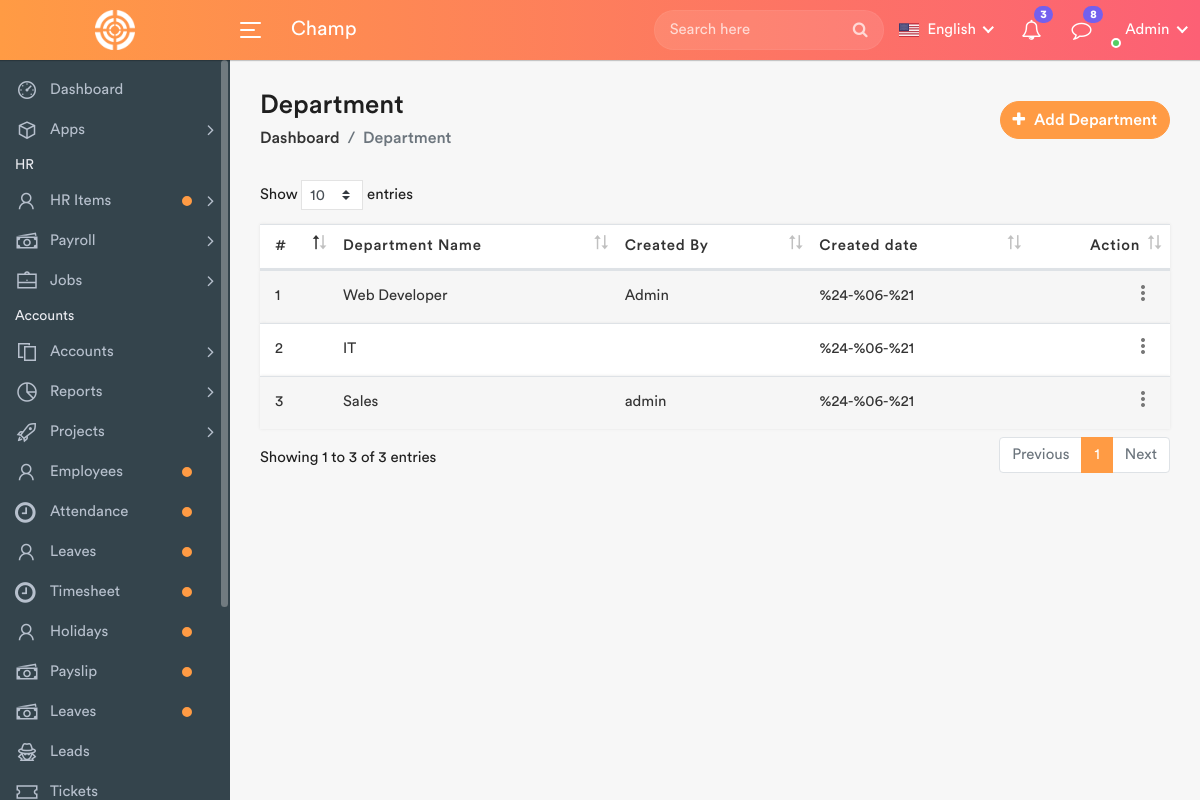
/HR/departments/, run on the app's committed database.
### backend/models.py (models this page shows)
class Department(models.Model):
    department = models.CharField(max_length=50, unique=True)
    description = models.CharField(max_length=200)
    created_by = models.CharField(max_length=200)
    created_date = models.DateField(auto_now=True)
    def __str__(self):
        return self.department

### frontend/views.py (the view)
# urls.py: path('HR/departments/', views.departments, name='departments'),
def departments(request):
    form = AddDepartmentForm
    departments = Department.objects.prefetch_related().all()
    context = {'form':form,'departments':departments}
    return render(request, 'departments.html',context)

### templates/departments.html (shortened to what this page needs)
{% extends 'base.html' %}
{% block content %}
    <div class="content container-fluid">
        <div class="page-header">
            <div class="row align-items-center">
                <div class="col">
                    <h3 class="page-title">Department</h3>
                    <ul class="breadcrumb">
                        <li class="breadcrumb-item"><a href="index.html">Dashboard</a></li>
                        <li class="breadcrumb-item active">Department</li>
                    </ul>
                </div>
                <div class="col-auto float-right ml-auto">
                    <a href="#" class="btn add-btn" data-toggle="modal" data-target="#add_department"><i
                            class="fa fa-plus"></i> Add Department</a>
                </div>
            </div>
        </div>
        <div class="row">
            <div class="col-md-12">
                <div>
                    <table class="table table-striped custom-table mb-0 datatable">
                        <thead>
                        <tr>
                            <th style="width: 30px;">#</th>
                            <th>Department Name</th>
                            <th>Created By</th>
                            <th>Created date</th>
                            <th class="text-right">Action</th>
                        </tr>
                        </thead>
                        <tbody>
                        {% for department in departments %}
                            <tr>
                                <td>{{ department.id }}</td>
                                <td>{{ department }}</td>
                                <td>{{ department.created_by }}</td>
                                <td>{{ department.created_date }}</td>
                                <td class="text-right">
                                    <div class="dropdown dropdown-action">
                                        <a href="#" class="action-icon dropdown-toggle" data-toggle="dropdown"
                                           aria-expanded="false"><i class="material-icons">more_vert</i></a>
                                    </div>
                                </td>
                            </tr>
                        {% endfor %}
                        </tbody>
                    </table>
                </div>
            </div>
        </div>
    </div>
    </div>
{% endblock %}

### data on the page
Department: id "1", department "Web Developer", created_by "Admin", created_date "%24-%06-%21"
Department: id "2", department "IT", created_date "%24-%06-%21"
Department: id "3", department "Sales", created_by "admin", created_date "%24-%06-%21"
